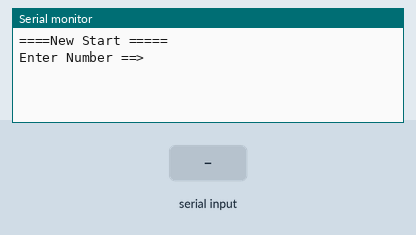
The sketch below on a simulated Arduino Uno, built with avr-gcc and run on an emulated ATmega328P. Shown: the last lines printed to the serial monitor. The inputs (shaded band) are chosen by the test bench.

Above: at 1.2 s.
1.3 s: "90,45\n" received over Serial
At 2.2 s:
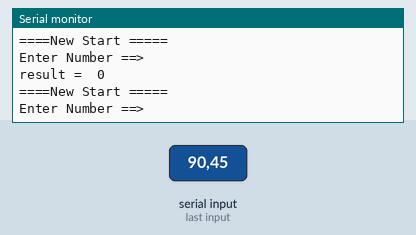
2.8 s: "5\n" received over Serial
At 4.7 s:
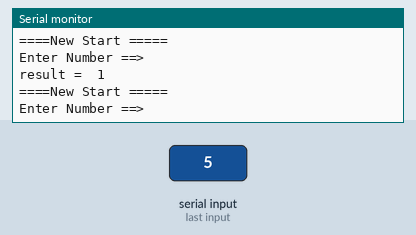
Timing chart, 0 to 6.2 s (numbered marks = the images above; inputs shaded):
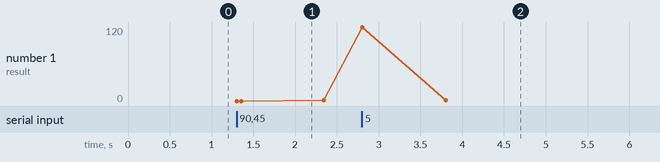

The sketch:

6-5.ino
```cpp
int factorial(int);

void setup() {
  // 시리얼 통신 속도 설정 : 속도 9600 bps, 8데이터 비트, 패리티 없음, 한 개의 스톱비트
 Serial.begin(9600) ;

}

void loop() {
     int Num1=0;
     long result = 0;

         Serial.println("====New Start =====");
         Serial.println("Enter Number ==>");

           // PC에서 데이터가 전송되어 올때까지 기다린다.
          while(1) {
             if(Serial.available() > 0  ) break;
          }
          Num1 = Serial.parseInt();

         result = factorial(Num1);
         Serial.print("result =  ");
         Serial.println(result);
}

int factorial(int n)
{
     if(n <=1) return 1;
     else return n *factorial(n-1);
}
```

Measured:
- after the input at 1.3 s, the serial monitor: prints a new line at once (image 1)
- after the input at 2.8 s, the serial monitor: prints a new line at once (image 2)
